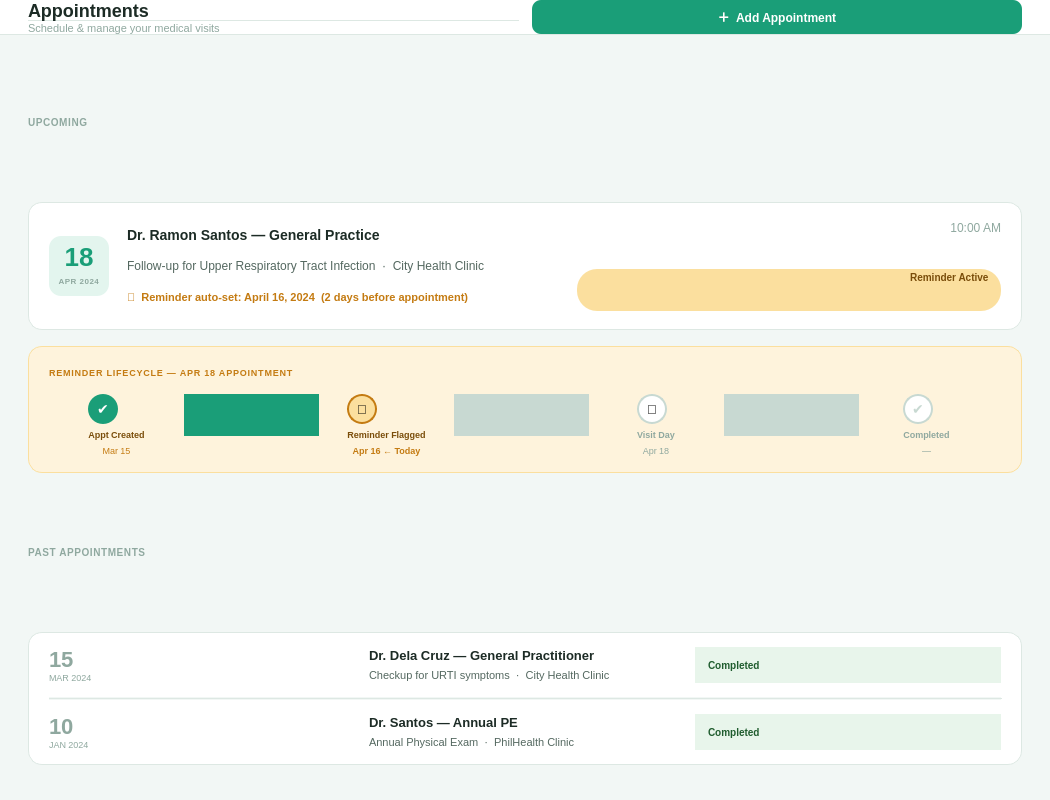
<?xml version="1.0" encoding="UTF-8"?>
<ui version="4.0">
 <class>PageAppointments</class>
 <widget class="QWidget" name="PageAppointments">
  <property name="geometry"><rect><x>0</x><y>0</y><width>1050</width><height>800</height></rect></property>
  <property name="styleSheet">
   <string>QWidget { background-color: #F2F7F5; font-family: "Segoe UI", sans-serif; } QLabel { background: transparent; }</string>
  </property>
  <layout class="QVBoxLayout" name="apptLayout">
   <property name="spacing"><number>0</number></property>
   <property name="leftMargin"><number>0</number></property><property name="topMargin"><number>0</number></property><property name="rightMargin"><number>0</number></property><property name="bottomMargin"><number>0</number></property>

   <!-- Topbar -->
   <item>
    <widget class="QFrame" name="topbar">
     <property name="styleSheet"><string>QFrame { background: #FFFFFF; border-bottom: 1px solid #DDE8E3; }</string></property>
     <property name="minimumHeight"><number>62</number></property><property name="maximumHeight"><number>62</number></property>
     <layout class="QHBoxLayout"><property name="leftMargin"><number>28</number></property><property name="topMargin"><number>0</number></property><property name="rightMargin"><number>28</number></property><property name="bottomMargin"><number>0</number></property>
      <item><layout class="QVBoxLayout"><property name="spacing"><number>1</number></property>
       <item><widget class="QLabel"><property name="text"><string>Appointments</string></property><property name="styleSheet"><string>QLabel { font-size: 18px; font-weight: bold; color: #1C2B25; }</string></property></widget></item>
       <item><widget class="QLabel"><property name="text"><string>Schedule &amp; manage your medical visits</string></property><property name="styleSheet"><string>QLabel { font-size: 11px; color: #8FA89F; }</string></property></widget></item>
      </layout></item>
      <item><spacer><property name="orientation"><enum>Qt::Horizontal</enum></property></spacer></item>
      <item><widget class="QPushButton" name="btnAddAppt"><property name="text"><string>＋  Add Appointment</string></property><property name="styleSheet"><string>QPushButton { background: #1A9E78; color: #FFF; font-size: 12px; font-weight: 600; border: none; border-radius: 9px; padding: 8px 18px; } QPushButton:hover { background: #0D6B52; }</string></property></widget></item>
     </layout>
    </widget>
   </item>

   <item>
    <widget class="QScrollArea" name="scrollArea">
     <property name="widgetResizable"><bool>true</bool></property>
     <property name="frameShape"><enum>QFrame::NoFrame</enum></property>
     <property name="styleSheet"><string>QScrollArea { background: #F2F7F5; border: none; }</string></property>
     <widget class="QWidget" name="scrollContent">
      <layout class="QVBoxLayout">
       <property name="spacing"><number>16</number></property>
       <property name="leftMargin"><number>28</number></property><property name="topMargin"><number>24</number></property><property name="rightMargin"><number>28</number></property><property name="bottomMargin"><number>28</number></property>

       <!-- Section: Upcoming -->
       <item><widget class="QLabel"><property name="text"><string>UPCOMING</string></property><property name="styleSheet"><string>QLabel { font-size: 10px; font-weight: bold; color: #8FA89F; letter-spacing: 0.6px; }</string></property></widget></item>

       <!-- Upcoming appointment card -->
       <item>
        <widget class="QFrame" name="upcomingCard">
         <property name="styleSheet"><string>QFrame#upcomingCard { background: #FFFFFF; border: 1px solid #DDE8E3; border-radius: 14px; }</string></property>
         <layout class="QHBoxLayout"><property name="leftMargin"><number>20</number></property><property name="topMargin"><number>18</number></property><property name="rightMargin"><number>20</number></property><property name="bottomMargin"><number>18</number></property><property name="spacing"><number>18</number></property>

          <!-- Calendar date block -->
          <item>
           <widget class="QFrame" name="calBlock">
            <property name="minimumSize"><size><width>60</width><height>60</height></size></property>
            <property name="maximumSize"><size><width>60</width><height>60</height></size></property>
            <property name="styleSheet"><string>QFrame#calBlock { background: #E3F5EE; border-radius: 12px; }</string></property>
            <layout class="QVBoxLayout"><property name="spacing"><number>0</number></property><property name="leftMargin"><number>4</number></property><property name="topMargin"><number>6</number></property><property name="rightMargin"><number>4</number></property><property name="bottomMargin"><number>6</number></property>
             <item><widget class="QLabel"><property name="text"><string>18</string></property><property name="alignment"><set>AlignCenter</set></property><property name="styleSheet"><string>QLabel { font-size: 26px; font-weight: 800; color: #1A9E78; }</string></property></widget></item>
             <item><widget class="QLabel"><property name="text"><string>APR 2024</string></property><property name="alignment"><set>AlignCenter</set></property><property name="styleSheet"><string>QLabel { font-size: 8px; font-weight: 700; color: #8FA89F; letter-spacing: 0.5px; }</string></property></widget></item>
            </layout>
           </widget>
          </item>

          <item>
           <layout class="QVBoxLayout"><property name="spacing"><number>5</number></property>
            <item><widget class="QLabel"><property name="text"><string>Dr. Ramon Santos — General Practice</string></property><property name="styleSheet"><string>QLabel { font-size: 14px; font-weight: bold; color: #1C2B25; }</string></property></widget></item>
            <item><widget class="QLabel"><property name="text"><string>Follow-up for Upper Respiratory Tract Infection  ·  City Health Clinic</string></property><property name="styleSheet"><string>QLabel { font-size: 12px; color: #546860; }</string></property></widget></item>
            <item><widget class="QLabel"><property name="text"><string>🔔  Reminder auto-set: April 16, 2024  (2 days before appointment)</string></property><property name="styleSheet"><string>QLabel { font-size: 11px; color: #C47B12; font-weight: 600; }</string></property></widget></item>
           </layout>
          </item>
          <item><spacer><property name="orientation"><enum>Qt::Horizontal</enum></property></spacer></item>
          <item>
           <layout class="QVBoxLayout"><property name="spacing"><number>6</number></property>
            <item><widget class="QLabel"><property name="text"><string>10:00 AM</string></property><property name="alignment"><set>AlignRight</set></property><property name="styleSheet"><string>QLabel { font-size: 12px; color: #8FA89F; }</string></property></widget></item>
            <item><widget class="QLabel"><property name="text"><string>  Reminder Active  </string></property><property name="alignment"><set>AlignRight</set></property><property name="styleSheet"><string>QLabel { background: #FBDF9E; color: #7A4D0A; font-size: 10px; font-weight: bold; border-radius: 20px; padding: 2px 4px; }</string></property></widget></item>
           </layout>
          </item>

         </layout>
        </widget>
       </item>

       <!-- Reminder Lifecycle Track -->
       <item>
        <widget class="QFrame" name="reminderTrack">
         <property name="styleSheet"><string>QFrame#reminderTrack { background: #FEF3DC; border: 1px solid #FBDF9E; border-radius: 14px; }</string></property>
         <layout class="QVBoxLayout"><property name="leftMargin"><number>20</number></property><property name="topMargin"><number>16</number></property><property name="rightMargin"><number>20</number></property><property name="bottomMargin"><number>16</number></property><property name="spacing"><number>12</number></property>
          <item><widget class="QLabel"><property name="text"><string>REMINDER LIFECYCLE — APR 18 APPOINTMENT</string></property><property name="styleSheet"><string>QLabel { font-size: 9px; font-weight: bold; color: #C47B12; letter-spacing: 0.8px; }</string></property></widget></item>
          <item>
           <layout class="QHBoxLayout"><property name="spacing"><number>0</number></property>

            <!-- Step 1: Scheduled (done) -->
            <item>
             <layout class="QVBoxLayout"><property name="spacing"><number>5</number></property><property name="alignment"><enum>Qt::AlignHCenter</enum></property>
              <item><widget class="QLabel"><property name="text"><string>✔</string></property><property name="alignment"><set>AlignCenter</set></property><property name="minimumSize"><size><width>30</width><height>30</height></size></property><property name="maximumSize"><size><width>30</width><height>30</height></size></property><property name="styleSheet"><string>QLabel { background: #1A9E78; color: #FFF; font-size: 14px; font-weight: bold; border-radius: 15px; }</string></property></widget></item>
              <item><widget class="QLabel"><property name="text"><string>Appt Created</string></property><property name="alignment"><set>AlignCenter</set></property><property name="styleSheet"><string>QLabel { font-size: 9px; font-weight: bold; color: #7A4D0A; }</string></property></widget></item>
              <item><widget class="QLabel"><property name="text"><string>Mar 15</string></property><property name="alignment"><set>AlignCenter</set></property><property name="styleSheet"><string>QLabel { font-size: 9px; color: #C47B12; }</string></property></widget></item>
             </layout>
            </item>

            <item><widget class="QFrame"><property name="minimumSize"><size><width>60</width><height>2</height></size></property><property name="maximumHeight"><number>2</number></property><property name="styleSheet"><string>QFrame { background: #1A9E78; margin-bottom: 20px; }</string></property></widget></item>

            <!-- Step 2: Reminder flagged (active) -->
            <item>
             <layout class="QVBoxLayout"><property name="spacing"><number>5</number></property><property name="alignment"><enum>Qt::AlignHCenter</enum></property>
              <item><widget class="QLabel"><property name="text"><string>🔔</string></property><property name="alignment"><set>AlignCenter</set></property><property name="minimumSize"><size><width>30</width><height>30</height></size></property><property name="maximumSize"><size><width>30</width><height>30</height></size></property><property name="styleSheet"><string>QLabel { background: #FBDF9E; border: 2px solid #C47B12; border-radius: 15px; font-size: 13px; }</string></property></widget></item>
              <item><widget class="QLabel"><property name="text"><string>Reminder Flagged</string></property><property name="alignment"><set>AlignCenter</set></property><property name="styleSheet"><string>QLabel { font-size: 9px; font-weight: bold; color: #7A4D0A; }</string></property></widget></item>
              <item><widget class="QLabel"><property name="text"><string>Apr 16 ← Today</string></property><property name="alignment"><set>AlignCenter</set></property><property name="styleSheet"><string>QLabel { font-size: 9px; color: #C47B12; font-weight: 600; }</string></property></widget></item>
             </layout>
            </item>

            <item><widget class="QFrame"><property name="minimumSize"><size><width>60</width><height>2</height></size></property><property name="maximumHeight"><number>2</number></property><property name="styleSheet"><string>QFrame { background: #C8D9D2; margin-bottom: 20px; }</string></property></widget></item>

            <!-- Step 3: Visit Day -->
            <item>
             <layout class="QVBoxLayout"><property name="spacing"><number>5</number></property><property name="alignment"><enum>Qt::AlignHCenter</enum></property>
              <item><widget class="QLabel"><property name="text"><string>📅</string></property><property name="alignment"><set>AlignCenter</set></property><property name="minimumSize"><size><width>30</width><height>30</height></size></property><property name="maximumSize"><size><width>30</width><height>30</height></size></property><property name="styleSheet"><string>QLabel { background: #FFFFFF; border: 2px solid #C8D9D2; border-radius: 15px; font-size: 13px; }</string></property></widget></item>
              <item><widget class="QLabel"><property name="text"><string>Visit Day</string></property><property name="alignment"><set>AlignCenter</set></property><property name="styleSheet"><string>QLabel { font-size: 9px; font-weight: bold; color: #8FA89F; }</string></property></widget></item>
              <item><widget class="QLabel"><property name="text"><string>Apr 18</string></property><property name="alignment"><set>AlignCenter</set></property><property name="styleSheet"><string>QLabel { font-size: 9px; color: #8FA89F; }</string></property></widget></item>
             </layout>
            </item>

            <item><widget class="QFrame"><property name="minimumSize"><size><width>60</width><height>2</height></size></property><property name="maximumHeight"><number>2</number></property><property name="styleSheet"><string>QFrame { background: #C8D9D2; margin-bottom: 20px; }</string></property></widget></item>

            <!-- Step 4: Completed -->
            <item>
             <layout class="QVBoxLayout"><property name="spacing"><number>5</number></property><property name="alignment"><enum>Qt::AlignHCenter</enum></property>
              <item><widget class="QLabel"><property name="text"><string>✔</string></property><property name="alignment"><set>AlignCenter</set></property><property name="minimumSize"><size><width>30</width><height>30</height></size></property><property name="maximumSize"><size><width>30</width><height>30</height></size></property><property name="styleSheet"><string>QLabel { background: #FFFFFF; border: 2px solid #C8D9D2; color: #C8D9D2; font-size: 14px; font-weight: bold; border-radius: 15px; }</string></property></widget></item>
              <item><widget class="QLabel"><property name="text"><string>Completed</string></property><property name="alignment"><set>AlignCenter</set></property><property name="styleSheet"><string>QLabel { font-size: 9px; font-weight: bold; color: #8FA89F; }</string></property></widget></item>
              <item><widget class="QLabel"><property name="text"><string>—</string></property><property name="alignment"><set>AlignCenter</set></property><property name="styleSheet"><string>QLabel { font-size: 9px; color: #8FA89F; }</string></property></widget></item>
             </layout>
            </item>

            <item><spacer><property name="orientation"><enum>Qt::Horizontal</enum></property></spacer></item>
           </layout>
          </item>
         </layout>
        </widget>
       </item>

       <!-- Section: Past -->
       <item><widget class="QLabel"><property name="text"><string>PAST APPOINTMENTS</string></property><property name="styleSheet"><string>QLabel { font-size: 10px; font-weight: bold; color: #8FA89F; letter-spacing: 0.6px; }</string></property></widget></item>
       <item>
        <widget class="QFrame" name="pastCard">
         <property name="styleSheet"><string>QFrame#pastCard { background: #FFFFFF; border: 1px solid #DDE8E3; border-radius: 14px; }</string></property>
         <layout class="QVBoxLayout"><property name="spacing"><number>0</number></property><property name="leftMargin"><number>0</number></property><property name="topMargin"><number>0</number></property><property name="rightMargin"><number>0</number></property><property name="bottomMargin"><number>0</number></property>
          <item>
           <layout class="QHBoxLayout"><property name="leftMargin"><number>20</number></property><property name="topMargin"><number>14</number></property><property name="rightMargin"><number>20</number></property><property name="bottomMargin"><number>14</number></property><property name="spacing"><number>14</number></property>
            <item><layout class="QVBoxLayout"><property name="spacing"><number>0</number></property><item><widget class="QLabel"><property name="text"><string>15</string></property><property name="styleSheet"><string>QLabel { font-size: 22px; font-weight: 800; color: #8FA89F; }</string></property></widget></item><item><widget class="QLabel"><property name="text"><string>MAR 2024</string></property><property name="styleSheet"><string>QLabel { font-size: 9px; color: #8FA89F; }</string></property></widget></item></layout></item>
            <item><layout class="QVBoxLayout"><property name="spacing"><number>3</number></property><item><widget class="QLabel"><property name="text"><string>Dr. Dela Cruz — General Practitioner</string></property><property name="styleSheet"><string>QLabel { font-size: 13px; font-weight: bold; color: #1C2B25; }</string></property></widget></item><item><widget class="QLabel"><property name="text"><string>Checkup for URTI symptoms  ·  City Health Clinic</string></property><property name="styleSheet"><string>QLabel { font-size: 11px; color: #546860; }</string></property></widget></item></layout></item>
            <item><spacer><property name="orientation"><enum>Qt::Horizontal</enum></property></spacer></item>
            <item><widget class="QLabel"><property name="text"><string>Completed</string></property><property name="styleSheet"><string>QLabel { background: #E8F5EB; color: #1F5C2E; font-size: 10px; font-weight: bold; border-radius: 20px; padding: 2px 10px; }</string></property></widget></item>
           </layout>
          </item>
          <item><widget class="QFrame"><property name="frameShape"><enum>QFrame::HLine</enum></property><property name="styleSheet"><string>QFrame { color: #DDE8E3; margin: 0 20px; }</string></property></widget></item>
          <item>
           <layout class="QHBoxLayout"><property name="leftMargin"><number>20</number></property><property name="topMargin"><number>14</number></property><property name="rightMargin"><number>20</number></property><property name="bottomMargin"><number>14</number></property><property name="spacing"><number>14</number></property>
            <item><layout class="QVBoxLayout"><property name="spacing"><number>0</number></property><item><widget class="QLabel"><property name="text"><string>10</string></property><property name="styleSheet"><string>QLabel { font-size: 22px; font-weight: 800; color: #8FA89F; }</string></property></widget></item><item><widget class="QLabel"><property name="text"><string>JAN 2024</string></property><property name="styleSheet"><string>QLabel { font-size: 9px; color: #8FA89F; }</string></property></widget></item></layout></item>
            <item><layout class="QVBoxLayout"><property name="spacing"><number>3</number></property><item><widget class="QLabel"><property name="text"><string>Dr. Santos — Annual PE</string></property><property name="styleSheet"><string>QLabel { font-size: 13px; font-weight: bold; color: #1C2B25; }</string></property></widget></item><item><widget class="QLabel"><property name="text"><string>Annual Physical Exam  ·  PhilHealth Clinic</string></property><property name="styleSheet"><string>QLabel { font-size: 11px; color: #546860; }</string></property></widget></item></layout></item>
            <item><spacer><property name="orientation"><enum>Qt::Horizontal</enum></property></spacer></item>
            <item><widget class="QLabel"><property name="text"><string>Completed</string></property><property name="styleSheet"><string>QLabel { background: #E8F5EB; color: #1F5C2E; font-size: 10px; font-weight: bold; border-radius: 20px; padding: 2px 10px; }</string></property></widget></item>
           </layout>
          </item>
         </layout>
        </widget>
       </item>

       <item><spacer><property name="orientation"><enum>Qt::Vertical</enum></property></spacer></item>
      </layout>
     </widget>
    </widget>
   </item>
  </layout>
 </widget>
 <resources/><connections/>
</ui>
